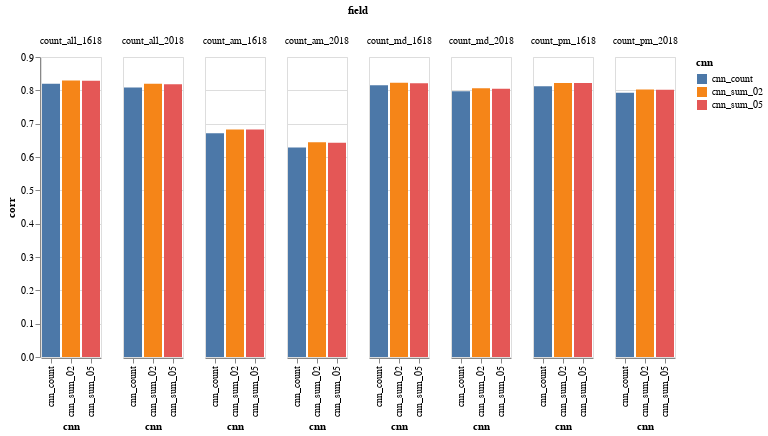

The cell this chart's notebook holds for it:
### Markdown cell above
## Comparison across aggregation methods
CNN on GSV does not seem to predict well on AM field count data. 
No big diference 

- across PM or MD
- 3 year or 1 year
- CNN aggregation method

### Code cell
alt.Chart(df_corr).mark_bar().encode(
    x='cnn:N',
    y='corr:Q',
    color='cnn:N',
    column='field:N'
)

### Figure 1 — Vega-Lite specification as saved in the notebook (floating-point values rounded to 4 significant figures)
{"config": {"view": {"continuousWidth": 400, "continuousHeight": 300}}, "data": {"name": "data-7dd2d1bcc95ac4c500355c8cd49d6db1"}, "mark": "bar", "encoding": {"color": {"type": "nominal", "field": "cnn"}, "column": {"type": "nominal", "field": "field"}, "x": {"type": "nominal", "field": "cnn"}, "y": {"type": "quantitative", "field": "corr"}}, "$schema": "https://vega.github.io/schema/vega-lite/v4.0.2.json", "datasets": {"data-7dd2d1bcc95ac4c500355c8cd49d6db1": [{"field": "count_am_2018", "cnn": "cnn_count", "corr": 0.6285}, {"field": "count_am_2018", "cnn": "cnn_sum_02", "corr": 0.6442}, {"field": "count_am_2018", "cnn": "cnn_sum_05", "corr": 0.6427}, {"field": "count_md_2018", "cnn": "cnn_count", "corr": 0.7969}, {"field": "count_md_2018", "cnn": "cnn_sum_02", "corr": 0.8065}, {"field": "count_md_2018", "cnn": "cnn_sum_05", "corr": 0.8045}, {"field": "count_pm_2018", "cnn": "cnn_count", "corr": 0.7924}, {"field": "count_pm_2018", "cnn": "cnn_sum_02", "corr": 0.8027}, {"field": "count_pm_2018", "cnn": "cnn_sum_05", "corr": 0.8016}, {"field": "count_all_2018", "cnn": "cnn_count", "corr": 0.8086}, {"field": "count_all_2018", "cnn": "cnn_sum_02", "corr": 0.8198}, {"field": "count_all_2018", "cnn": "cnn_sum_05", "corr": 0.8183}, {"field": "count_am_1618", "cnn": "cnn_count", "corr": 0.6715}, {"field": "count_am_1618", "cnn": "cnn_sum_02", "corr": 0.6823}, {"field": "count_am_1618", "cnn": "cnn_sum_05", "corr": 0.6827}, {"field": "count_md_1618", "cnn": "cnn_count", "corr": 0.8156}, {"field": "count_md_1618", "cnn": "cnn_sum_02", "corr": 0.8229}, {"field": "count_md_1618", "cnn": "cnn_sum_05", "corr": 0.8215}, {"field": "count_pm_1618", "cnn": "cnn_count", "corr": 0.8124}, {"field": "count_pm_1618", "cnn": "cnn_sum_02", "corr": 0.8222}, {"field": "count_pm_1618", "cnn": "cnn_sum_05", "corr": 0.8223}, {"field": "count_all_1618", "cnn": "cnn_count", "corr": 0.8196}, {"field": "count_all_1618", "cnn": "cnn_sum_02", "corr": 0.8292}, {"field": "count_all_1618", "cnn": "cnn_sum_05", "corr": 0.8289}]}}
